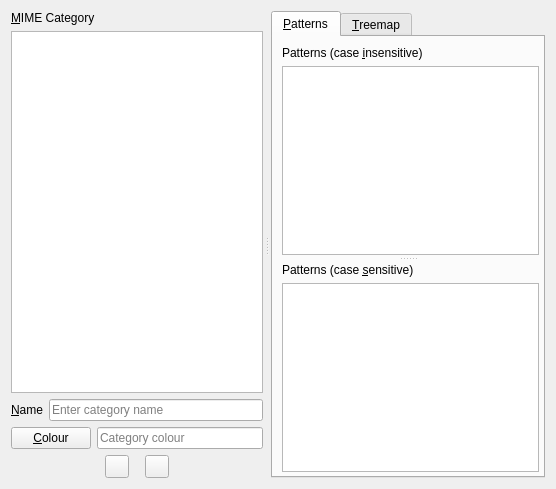
<?xml version="1.0" encoding="UTF-8"?>
<ui version="4.0">
 <class>MimeCategoryConfigPage</class>
 <widget class="QWidget" name="MimeCategoryConfigPage">
  <layout class="QHBoxLayout" name="horizontalLayout_6">
   <item>
    <widget class="QSplitter" name="horizontalSplitter">
     <property name="orientation">
      <enum>Qt::Horizontal</enum>
     </property>
     <property name="handleWidth">
      <number>8</number>
     </property>
     <property name="childrenCollapsible">
      <bool>false</bool>
     </property>
     <widget class="QWidget" name="layoutWidget1">
      <layout class="QVBoxLayout" name="verticalLayout_3">
       <item>
        <widget class="QLabel" name="mimeCategoryCaption">
         <property name="text">
          <string>&amp;MIME Category</string>
         </property>
         <property name="buddy">
          <cstring>listWidget</cstring>
         </property>
        </widget>
       </item>
       <item>
        <widget class="QListWidget" name="listWidget">
         <property name="selectionMode">
          <enum>QAbstractItemView::NoSelection</enum>
         </property>
         <property name="uniformItemSizes">
          <bool>true</bool>
         </property>
         <property name="sortingEnabled">
          <bool>false</bool>
         </property>
        </widget>
       </item>
       <item>
        <layout class="QHBoxLayout" name="horizontalLayout_4" stretch="0,1">
         <item>
          <widget class="QLabel" name="label_5">
           <property name="text">
            <string>&amp;Name</string>
           </property>
           <property name="buddy">
            <cstring>nameLineEdit</cstring>
           </property>
          </widget>
         </item>
         <item>
          <widget class="QLineEdit" name="nameLineEdit">
           <property name="toolTip">
            <string>Edit the name of the current category.</string>
           </property>
           <property name="placeholderText">
            <string>Enter category name</string>
           </property>
          </widget>
         </item>
        </layout>
       </item>
       <item>
        <layout class="QHBoxLayout" name="horizontalLayout_5" stretch="0,1">
         <item>
          <widget class="QPushButton" name="categoryColorButton">
           <property name="toolTip">
            <string>Select a color for the current category</string>
           </property>
           <property name="text">
            <string>&amp;Colour</string>
           </property>
          </widget>
         </item>
         <item>
          <widget class="QLineEdit" name="categoryColorEdit">
           <property name="minimumSize">
            <size>
             <width>100</width>
             <height>0</height>
            </size>
           </property>
           <property name="toolTip">
            <string>Enter RGB colour code directly</string>
           </property>
           <property name="placeholderText">
            <string>Category colour</string>
           </property>
          </widget>
         </item>
        </layout>
       </item>
       <item>
        <layout class="QHBoxLayout" name="horizontalLayout_3">
         <property name="spacing">
          <number>16</number>
         </property>
         <item>
          <spacer name="horizontalSpacer">
           <property name="orientation">
            <enum>Qt::Horizontal</enum>
           </property>
           <property name="sizeHint" stdset="0">
            <size>
             <width>0</width>
             <height>0</height>
            </size>
           </property>
          </spacer>
         </item>
         <item>
          <widget class="QToolButton" name="addButton">
           <property name="toolTip">
            <string>Create a new category</string>
           </property>
           <property name="icon">
            <iconset resource="icons.qrc">
             <normaloff>:/icons/add.png</normaloff>:/icons/add.png</iconset>
           </property>
          </widget>
         </item>
         <item>
          <widget class="QToolButton" name="removeButton">
           <property name="toolTip">
            <string>Remove the current category</string>
           </property>
           <property name="icon">
            <iconset resource="icons.qrc">
             <normaloff>:/icons/remove.png</normaloff>:/icons/remove.png</iconset>
           </property>
          </widget>
         </item>
         <item>
          <spacer name="horizontalSpacer_5">
           <property name="orientation">
            <enum>Qt::Horizontal</enum>
           </property>
           <property name="sizeHint" stdset="0">
            <size>
             <width>0</width>
             <height>0</height>
            </size>
           </property>
          </spacer>
         </item>
        </layout>
       </item>
      </layout>
     </widget>
     <widget class="QTabWidget" name="tabWidget">
      <widget class="QWidget" name="tab_17">
       <attribute name="title">
        <string>&amp;Patterns</string>
       </attribute>
       <layout class="QVBoxLayout" name="verticalLayout_5">
        <property name="leftMargin">
         <number>4</number>
        </property>
        <property name="rightMargin">
         <number>4</number>
        </property>
        <property name="bottomMargin">
         <number>4</number>
        </property>
        <item>
         <widget class="QSplitter" name="splitter">
          <property name="orientation">
           <enum>Qt::Vertical</enum>
          </property>
          <property name="handleWidth">
           <number>8</number>
          </property>
          <property name="childrenCollapsible">
           <bool>false</bool>
          </property>
          <widget class="QWidget" name="patternsTopWidget">
           <layout class="QVBoxLayout" name="patternsTopLayout">
            <property name="leftMargin">
             <number>5</number>
            </property>
            <item>
             <widget class="QLabel" name="caseInsensitivePatternsCaption">
              <property name="text">
               <string>Patterns (case &amp;insensitive)</string>
              </property>
              <property name="buddy">
               <cstring>caseInsensitivePatternsTextEdit</cstring>
              </property>
             </widget>
            </item>
            <item>
             <widget class="QPlainTextEdit" name="caseInsensitivePatternsTextEdit">
              <property name="sizePolicy">
               <sizepolicy hsizetype="Expanding" vsizetype="Expanding">
                <horstretch>1</horstretch>
                <verstretch>0</verstretch>
               </sizepolicy>
              </property>
              <property name="minimumSize">
               <size>
                <width>150</width>
                <height>0</height>
               </size>
              </property>
              <property name="toolTip">
               <string>&lt;html&gt;&lt;head/&gt;&lt;body&gt;&lt;p&gt;Add filename patterns here, each one on a separate line. Use * or ? as wildcards and [] for matching sets of characters.&lt;/p&gt;&lt;/body&gt;&lt;/html&gt;</string>
              </property>
              <property name="verticalScrollBarPolicy">
               <enum>Qt::ScrollBarAlwaysOff</enum>
              </property>
              <property name="horizontalScrollBarPolicy">
               <enum>Qt::ScrollBarAlwaysOff</enum>
              </property>
             </widget>
            </item>
           </layout>
          </widget>
          <widget class="QWidget" name="patternsBottomWidget">
           <layout class="QVBoxLayout" name="patternsBottomLayout">
            <property name="leftMargin">
             <number>5</number>
            </property>
            <item>
             <widget class="QLabel" name="caseSensitivePatternsCaption">
              <property name="text">
               <string>Patterns (case &amp;sensitive)</string>
              </property>
              <property name="buddy">
               <cstring>caseSensitivePatternsTextEdit</cstring>
              </property>
             </widget>
            </item>
            <item>
             <widget class="QPlainTextEdit" name="caseSensitivePatternsTextEdit">
              <property name="minimumSize">
               <size>
                <width>150</width>
                <height>0</height>
               </size>
              </property>
              <property name="toolTip">
               <string>&lt;html&gt;&lt;head/&gt;&lt;body&gt;&lt;p&gt;Add filename patterns here, each one on a separate line. Use * or ? as wildcards and [] for matching sets of characters.&lt;/p&gt;&lt;/body&gt;&lt;/html&gt;</string>
              </property>
             </widget>
            </item>
           </layout>
          </widget>
         </widget>
        </item>
       </layout>
      </widget>
      <widget class="QWidget" name="tab_18">
       <attribute name="title">
        <string>&amp;Treemap</string>
       </attribute>
       <layout class="QVBoxLayout" name="verticalLayout_2">
        <item>
         <widget class="QSplitter" name="splitter_2">
          <property name="orientation">
           <enum>Qt::Vertical</enum>
          </property>
          <property name="handleWidth">
           <number>8</number>
          </property>
          <widget class="QDirStat::TreemapView" name="treemapView">
           <property name="sizePolicy">
            <sizepolicy hsizetype="Expanding" vsizetype="Expanding">
             <horstretch>0</horstretch>
             <verstretch>1</verstretch>
            </sizepolicy>
           </property>
           <property name="toolTip">
            <string>Preview treemap appearance</string>
           </property>
           <property name="verticalScrollBarPolicy">
            <enum>Qt::ScrollBarAlwaysOff</enum>
           </property>
           <property name="horizontalScrollBarPolicy">
            <enum>Qt::ScrollBarAlwaysOff</enum>
           </property>
          </widget>
          <widget class="QWidget" name="layoutWidget2">
           <layout class="QVBoxLayout" name="verticalLayout">
            <item>
             <spacer name="verticalSpacer">
              <property name="orientation">
               <enum>Qt::Vertical</enum>
              </property>
              <property name="sizeHint" stdset="0">
               <size>
                <width>0</width>
                <height>0</height>
               </size>
              </property>
             </spacer>
            </item>
            <item>
             <widget class="QCheckBox" name="squarifiedCheckBox">
              <property name="toolTip">
               <string>Whether to use the newer &quot;squarify&quot; tiling algorithm</string>
              </property>
              <property name="text">
               <string>S&amp;quarified tiles</string>
              </property>
             </widget>
            </item>
            <item>
             <widget class="QCheckBox" name="cushionShadingCheckBox">
              <property name="toolTip">
               <string>Whether to draw curved 3-dimensional tile surfaces</string>
              </property>
              <property name="text">
               <string>Cushion &amp;shading</string>
              </property>
             </widget>
            </item>
            <item>
             <layout class="QGridLayout" name="gridLayout">
              <property name="leftMargin">
               <number>20</number>
              </property>
              <property name="verticalSpacing">
               <number>0</number>
              </property>
              <item row="1" column="3">
               <spacer name="horizontalSpacer_2">
                <property name="orientation">
                 <enum>Qt::Horizontal</enum>
                </property>
                <property name="sizeHint" stdset="0">
                 <size>
                  <width>0</width>
                  <height>0</height>
                 </size>
                </property>
               </spacer>
              </item>
              <item row="0" column="2">
               <widget class="QDoubleSpinBox" name="cushionHeightSpinBox">
                <property name="toolTip">
                 <string>Height of the base cushion - taller cushions produce deeper shadows</string>
                </property>
                <property name="decimals">
                 <number>1</number>
                </property>
                <property name="minimum">
                 <double>0.100000000000000</double>
                </property>
                <property name="maximum">
                 <double>2.000000000000000</double>
                </property>
                <property name="singleStep">
                 <double>0.100000000000000</double>
                </property>
                <property name="value">
                 <double>0.600000000000000</double>
                </property>
               </widget>
              </item>
              <item row="0" column="3">
               <spacer name="horizontalSpacer_3">
                <property name="orientation">
                 <enum>Qt::Horizontal</enum>
                </property>
                <property name="sizeHint" stdset="0">
                 <size>
                  <width>0</width>
                  <height>0</height>
                 </size>
                </property>
               </spacer>
              </item>
              <item row="1" column="2">
               <widget class="QDoubleSpinBox" name="heightScaleFactorSpinBox">
                <property name="toolTip">
                 <string>Factor to reduce child cushion heights - lower values produce weaker shadows</string>
                </property>
                <property name="decimals">
                 <number>1</number>
                </property>
                <property name="minimum">
                 <double>0.100000000000000</double>
                </property>
                <property name="maximum">
                 <double>1.000000000000000</double>
                </property>
                <property name="singleStep">
                 <double>0.100000000000000</double>
                </property>
                <property name="value">
                 <double>0.800000000000000</double>
                </property>
               </widget>
              </item>
              <item row="0" column="0" colspan="2">
               <widget class="QLabel" name="cushionHeightLabel">
                <property name="text">
                 <string>Cushion &amp;height</string>
                </property>
                <property name="buddy">
                 <cstring>cushionHeightSpinBox</cstring>
                </property>
               </widget>
              </item>
              <item row="1" column="0" colspan="2">
               <widget class="QLabel" name="heightScaleFactorLabel">
                <property name="frameShadow">
                 <enum>QFrame::Plain</enum>
                </property>
                <property name="text">
                 <string>Height scale &amp;factor</string>
                </property>
                <property name="buddy">
                 <cstring>heightScaleFactorSpinBox</cstring>
                </property>
               </widget>
              </item>
             </layout>
            </item>
            <item>
             <layout class="QHBoxLayout" name="buttonsLayout_2" stretch="0,1">
              <property name="topMargin">
               <number>4</number>
              </property>
              <item>
               <widget class="QPushButton" name="tileColorButton">
                <property name="toolTip">
                 <string>Use the same colour for all tiles</string>
                </property>
                <property name="text">
                 <string>Fi&amp;xed colour</string>
                </property>
               </widget>
              </item>
              <item>
               <widget class="QLineEdit" name="tileColorEdit">
                <property name="sizePolicy">
                 <sizepolicy hsizetype="Preferred" vsizetype="Fixed">
                  <horstretch>0</horstretch>
                  <verstretch>0</verstretch>
                 </sizepolicy>
                </property>
                <property name="toolTip">
                 <string>Use the same colour for all tiles</string>
                </property>
                <property name="text">
                 <string/>
                </property>
                <property name="placeholderText">
                 <string>Fixed tile colour</string>
                </property>
                <property name="clearButtonEnabled">
                 <bool>true</bool>
                </property>
               </widget>
              </item>
             </layout>
            </item>
            <item>
             <layout class="QHBoxLayout" name="horizontalLayout_2" stretch="0,0,0">
              <property name="topMargin">
               <number>4</number>
              </property>
              <property name="bottomMargin">
               <number>8</number>
              </property>
              <item>
               <widget class="QLabel" name="label_4">
                <property name="frameShape">
                 <enum>QFrame::NoFrame</enum>
                </property>
                <property name="text">
                 <string>Minimum tile si&amp;ze</string>
                </property>
                <property name="buddy">
                 <cstring>minTileSizeSpinBox</cstring>
                </property>
               </widget>
              </item>
              <item>
               <widget class="QSpinBox" name="minTileSizeSpinBox">
                <property name="sizePolicy">
                 <sizepolicy hsizetype="Fixed" vsizetype="Fixed">
                  <horstretch>0</horstretch>
                  <verstretch>0</verstretch>
                 </sizepolicy>
                </property>
                <property name="toolTip">
                 <string>&lt;html&gt;&lt;head/&gt;&lt;body&gt;&lt;p&gt;The smallest tile size that will be placed into the treemap&lt;/p&gt;&lt;/body&gt;&lt;/html&gt;</string>
                </property>
                <property name="maximum">
                 <number>10</number>
                </property>
                <property name="value">
                 <number>3</number>
                </property>
               </widget>
              </item>
              <item>
               <spacer name="horizontalSpacer_4">
                <property name="orientation">
                 <enum>Qt::Horizontal</enum>
                </property>
                <property name="sizeHint" stdset="0">
                 <size>
                  <width>0</width>
                  <height>0</height>
                 </size>
                </property>
               </spacer>
              </item>
             </layout>
            </item>
           </layout>
          </widget>
         </widget>
        </item>
       </layout>
      </widget>
     </widget>
    </widget>
   </item>
  </layout>
  <action name="actionColour_previews">
   <property name="checkable">
    <bool>true</bool>
   </property>
   <property name="text">
    <string>Colour previews</string>
   </property>
  </action>
  <action name="actionAdd_new_category">
   <property name="icon">
    <iconset>
     <disabledoff>:/icons/add.png</disabledoff>
    </iconset>
   </property>
   <property name="text">
    <string>Create a new category</string>
   </property>
  </action>
  <action name="actionRemove_category">
   <property name="icon">
    <iconset>
     <normalon>:/icons/remove.png</normalon>
    </iconset>
   </property>
   <property name="text">
    <string>Remove category</string>
   </property>
  </action>
 </widget>
 <customwidgets>
  <customwidget>
   <class>QDirStat::TreemapView</class>
   <extends>QGraphicsView</extends>
   <header>TreemapView.h</header>
   <container>1</container>
  </customwidget>
 </customwidgets>
 <resources>
  <include location="icons.qrc"/>
 </resources>
 <connections/>
</ui>
